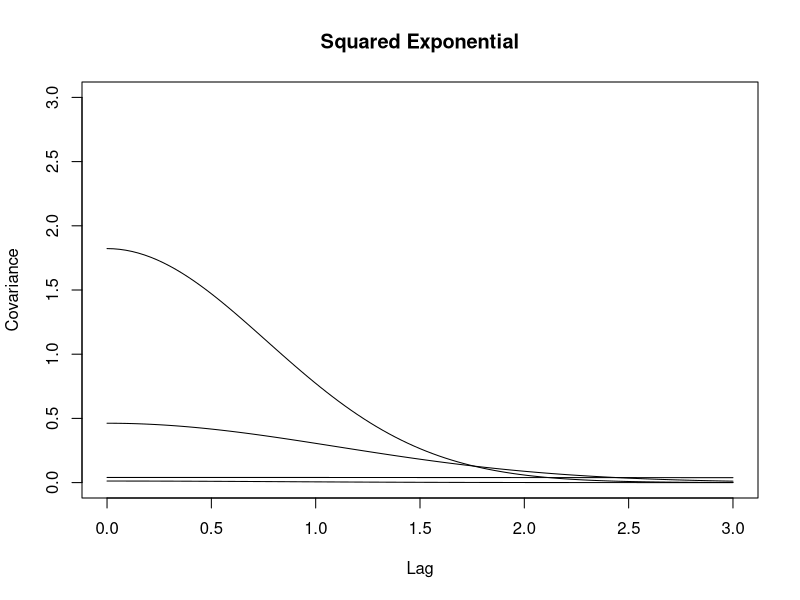
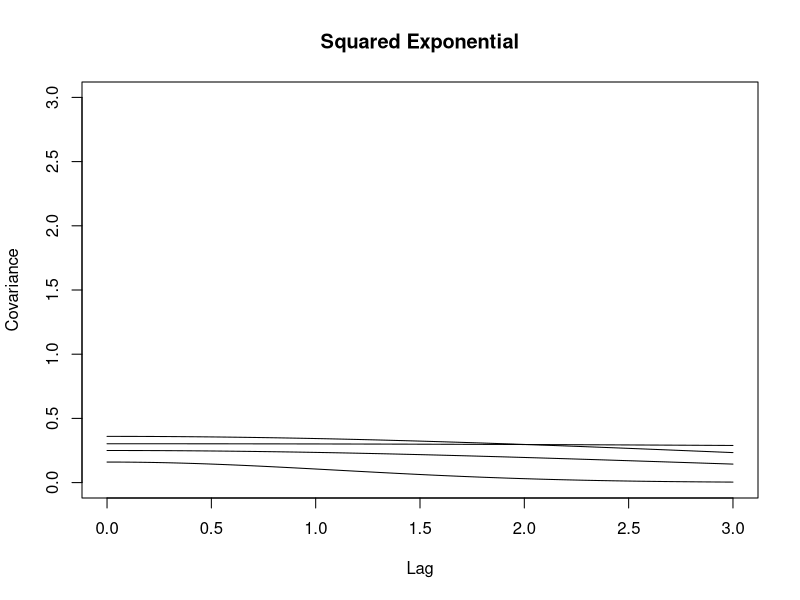

These figures' R source, in order: (Note: this script raises an error after producing the figures.)
library(MASS)
library(tidyverse)
library(plyr)


# Functions ----
get_Sigmas = function(amplitudes, volatilities) {
  Sigmas = list()
  
  for (param in 1:length(amplitudes)) {
    Sigmas[[param]] = matrix(0, n_x, n_x)
    for (i in 1:n_x){
      for (j in 1:n_x){
        Sigmas[[param]][i, j] = amplitudes[param]^2*exp(-volatilities[param]^2*(1/2)*(x[i] - x[j])^2)  
      }
    }
  } 
  
  curve(amplitudes[1]^2*exp(-volatilities[1]^2*(1/2)*(x)^2), 0, (max(x)-min(x))*3, xlab="Lag", ylab="Covariance", main = "Squared Exponential", ylim = c(0, 3))
  for (param in 2:length(amplitudes)) {
    curve(amplitudes[param]^2*exp(-volatilities[param]^2*(1/2)*(x)^2), 0, (max(x)-min(x))*3, add = T, xlab="Lag", ylab="Covariance", main = "Squared Exponential")
  }
  
  return(Sigmas)
}

get_subj_Sigmas = function(subj_amplitude_sd, subj_volatility_sd, Sigmas){
  fs = list()
  fs_subj = list()
  
  for (param in 1:length(amplitudes)) {
    fs[[param]] = mvrnorm(1, mu, Sigmas[[param]])
    
    for (subj in 1:n) {
      subj_amplitude = rnorm(1, 0, subj_amplitude_sd[param])
      subj_volatility = rnorm(1, 0, subj_volatility_sd[param])
      
      subj_Sigma = matrix(0, n_x, n_x)
      for (i in 1:n_x){
        for (j in 1:n_x){
          subj_Sigma[i, j] = subj_amplitude^2*exp(-subj_volatility^2*(1/2)*(x[i] - x[j])^2)  
        }
      }
      
      f_subj_val = fs[[param]] + mvrnorm(1, mu, subj_Sigma)
      f_subj = data.frame(value = f_subj_val, parameter = param, id = subj, time = x)
      
      idx = ((param-1)*n+1) + subj
      fs_subj[[idx]] = f_subj
    }
  }
  
  return(list("fs" = fs, "fs_subj" = fs_subj))
}


# Experimental parameters ----
n = 16  # number of participants

# trajectory time points
x = 0:100/100  # I make it 0 to 1 so that amplitudes and volatilities are on the right scale
n_x = length(x)

# mean function
mu = rep(0, n_x)


# Group GPs ----
# covariance matrix with hyperparameters
# c(intercept, effect1, effect2, interaction_effect)
# 0.5 contrast matrix 
amplitudes = c(0.11, 1.35, 0.68, 0.20)
volatilities = c(1.22, 1.31, 0.91, 0.10)

Sigmas = get_Sigmas(amplitudes, volatilities)


# Group GPs for Noise ----
namplitudes = c(0.50, 0.60, 0.40, 0.55)
nvolatilities = c(0.35, 0.31, 0.91, 0.10)

nSigmas = get_Sigmas(namplitudes, nvolatilities)


# Sample Mean Functions ----
subj_amplitude_sd = c(0.13, 0.23, 0.30, 0.25)
subj_volatility_sd = c(2.91, 2.34, 2.51, 2.48)

temp = get_subj_Sigmas(subj_amplitude_sd, subj_volatility_sd, Sigmas)
fs = temp$fs
fs_subj = temp$fs_subj

df = do.call(rbind, fs_subj)
df$parameter = factor(
  ifelse(
    df$parameter == 1
    , "intercept"
    , ifelse(
      df$parameter == 2
      , "effect1"
      , ifelse(
        df$parameter == 3
        , "effect2"
        , "interaction_effect"
      )
    )
  )
)


# Sample Noise Functions ----
subj_namplitude_sd = c(0.13, 0.23, 0.30, 0.25)
subj_nvolatility_sd = c(2.91, 2.34, 2.51, 2.48)

temp = get_subj_Sigmas(subj_namplitude_sd, subj_nvolatility_sd, nSigmas)
fs_noise = temp$fs
fs_noise_subj = temp$fs_subj

df_noise = do.call(rbind, fs_noise_subj)
df_noise$parameter = factor(
  ifelse(
    df_noise$parameter == 1
    , "intercept"
    , ifelse(
      df_noise$parameter == 2
      , "effect1"
      , ifelse(
        df_noise$parameter == 3
        , "effect2"
        , "interaction_effect"
      )
    )
  )
)


# Visualizing and Saving Group f(x)s ----
df_pop = do.call(cbind, fs)
df_pop = data.frame(df_pop)
names(df_pop) = c("intercept", "effect1", "effect2", "interaction_effect")
df_pop %>%
  mutate(
    time = x
    , condition1 = intercept + effect1/2 + effect2/2 + interaction_effect/4
    , condition2 = intercept - effect1/2 + effect2/2 - interaction_effect/4
    , condition3 = intercept + effect1/2 - effect2/2 - interaction_effect/4
    , condition4 = intercept - effect1/2 - effect2/2 + interaction_effect/4
  ) -> df_pop

# same generative function (f(x))
saveRDS(df_pop, file = "/Users/ghislaindentremont/Documents/Experiments/Trajectory/Jenn Study/fake_data_noise1_group.rds")

df_pop %>%
  gather(parameter, value, intercept:interaction_effect) %>%
  ggplot()+
    geom_line(aes(x=time, y=value))+
    facet_grid(parameter~.)

df_pop %>%
  gather(condition, value, condition1:condition4) %>%
  ggplot()+
    geom_line(aes(x=time, y=value))+
    facet_grid(condition~.)

df %>%
  ggplot()+
  geom_line(aes(x=time, y=value, color=factor(id)), alpha = 0.3)+
  facet_grid(parameter~.)+
  theme(legend.position="none")

df %>%
  spread(parameter, value) %>%
  mutate(
    condition1 = intercept + effect1/2 + effect2/2 + interaction_effect/4
    , condition2 = intercept - effect1/2 + effect2/2 - interaction_effect/4
    , condition3 = intercept + effect1/2 - effect2/2 - interaction_effect/4
    , condition4 = intercept - effect1/2 - effect2/2 + interaction_effect/4
    ) %>%
  gather(condition, value, condition1:condition4) -> df_cond

df_cond %>%
  ggplot()+
  geom_line(aes(x=time, y=value, color=factor(id)), alpha = 0.3)+
  facet_grid(condition~.)+
  theme(legend.position="none")


# Visualizing and Saving Noise f(x)s ----
df_noise_pop = do.call(cbind, fs_noise)
df_noise_pop = data.frame(df_noise_pop)
names(df_noise_pop) = c("intercept", "effect1", "effect2", "interaction_effect")
df_noise_pop %>%
  mutate(
    time = x
    , condition1 = intercept + effect1/2 + effect2/2 + interaction_effect/4
    , condition2 = intercept - effect1/2 + effect2/2 - interaction_effect/4
    , condition3 = intercept + effect1/2 - effect2/2 - interaction_effect/4
    , condition4 = intercept - effect1/2 - effect2/2 + interaction_effect/4
  ) -> df_noise_pop

# same generative function (f(x))
saveRDS(df_noise_pop, file = "/Users/ghislaindentremont/Documents/Experiments/Trajectory/Jenn Study/fake_data_noise1_noise.rds")

df_noise_pop %>%
  gather(parameter, value, intercept:interaction_effect) %>%
  ggplot()+
  geom_line(aes(x=time, y=value))+
  facet_grid(parameter~.)

df_noise_pop %>%
  gather(condition, value, condition1:condition4) %>%
  ggplot()+
  geom_line(aes(x=time, y=value))+
  facet_grid(condition~.)

df_noise %>%
  ggplot()+
  geom_line(aes(x=time, y=value, color=factor(id)), alpha = 0.3)+
  facet_grid(parameter~.)+
  theme(legend.position="none")

df_noise %>%
  spread(parameter, value) %>%
  mutate(
    condition1 = intercept + effect1/2 + effect2/2 + interaction_effect/4
    , condition2 = intercept - effect1/2 + effect2/2 - interaction_effect/4
    , condition3 = intercept + effect1/2 - effect2/2 - interaction_effect/4
    , condition4 = intercept - effect1/2 - effect2/2 + interaction_effect/4
  ) %>%
  gather(condition, value, condition1:condition4) -> df_noise_cond

df_noise_cond %>%
  ggplot()+
  geom_line(aes(x=time, y=value, color=factor(id)), alpha = 0.3)+
  facet_grid(condition~.)+
  theme(legend.position="none")



# Sampling from f(x)s with noise ----
n_trials_by_condition = 100

mean(df_cond$id == df_noise_cond$id)
mean(df_cond$time == df_noise_cond$time)
mean(df_cond$condition == df_noise_cond$condition)

df_cond$noise = df_noise_cond$value

df_final2 = ddply(
  .data = df_cond
  , .variables = c("condition","id")
  , .fun = function(df_piece) {
    f_noise = t(mvrnorm(n_trials_by_condition, df_piece$value, exp(df_piece$noise)^2*diag(nrow(df_piece))))
    data.frame(f_noise, time=df_piece$time)
  }
)

df_final = df_final2 %>%
  gather(trial, value, -c(condition, id, time), factor_key = T)

df_final$condition = factor(df_final$condition)
df_final$id = factor(df_final$id)

df_final %>%
  filter(as.numeric(id) <= 5) %>%
  ggplot()+
  geom_line(aes(x=time, y=value, color=trial), alpha = 0.1)+
  facet_grid(condition~id)+
  theme(legend.position="none")

df_id_means = aggregate(value ~ time + condition + id, data=df_final, FUN=mean)

df_id_means %>%
  filter(as.numeric(id) <= 5) %>%
  ggplot()+
  geom_line(aes(x=time, y=value))+
  facet_grid(condition~id)

# change column names etc.
names(df_final)[5] = c("position")
df_final$coordinate = factor("z")

# Save File ----
saveRDS(df_final, file = "/Users/ghislaindentremont/Documents/Experiments/Trajectory/Jenn Study/fake_data_noise1.rds")
